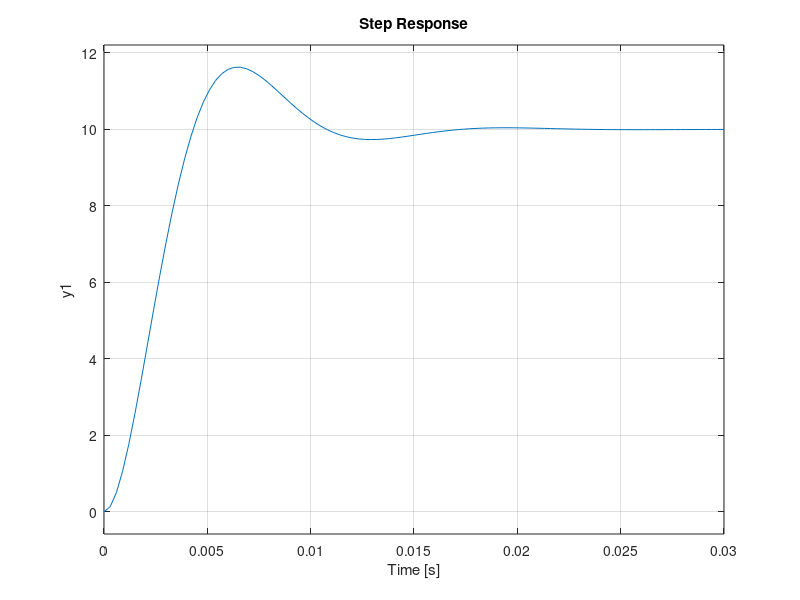

The MATLAB source for this figure:
clc; clear all; close all

%%%%% PARA TP 2

%USANDO LOS DATOS DE LA GRAFICA DADA

K=0.1;
wn=561;
zi=0.5;


s=tf('s');


%Comparacion de la respuesta al escalon y la delta para un mismo sistema
%con zita=0.4

g=K*wn^2/(s^2+2*zi*wn*s+wn^2);


%polos=pole(g)

step(100*g)

%%
clc; clear all; close all;

%%%%% PARA TP 2

%USANDO LOS DATOS DEL PROBLEMA 

k = 10;
m = 31.8 * 10^(-6); % Calculada desde Wn y k
% B = 0.47;
B = 0.01783; % el del problema seria 0.47

s=tf('s');

a = m;
b = B;
c = k;
K = 1;

g= K/(a*s^2+b*s+c);
polos=pole(g)

M = 100; %Escalon de Area 100
step(M*g)